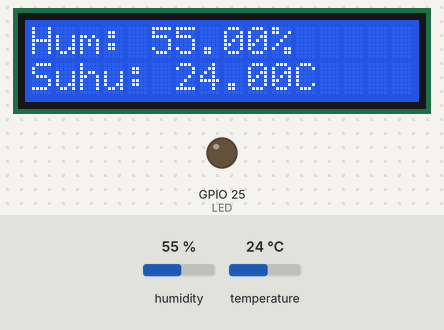
Simulated run of this sketch. Board: ESP32. Shown: 16×2 character LCD, output pins drawn as LEDs (lit = HIGH). The test bench sets the inputs (shaded band); at power-on: temperature 24 °C, humidity 55 %. What the sketch prints to the serial monitor is not drawn.

Above: at 1.2 s.
1.3 s: temperature set to 31.4 °C
At 3.0 s:
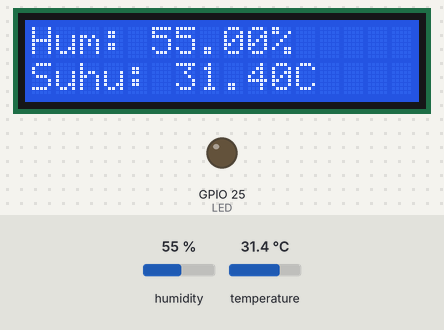
4.0 s: temperature set to 32.8 °C
At 4.8 s:
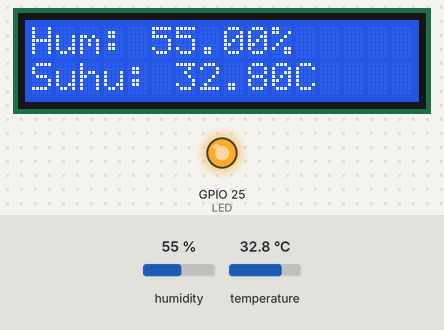
6.7 s: humidity set to 22 %
At 9.4 s:
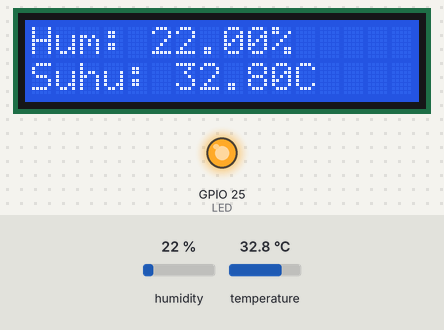
9.7 s: humidity set to 40 %
At 11.5 s:
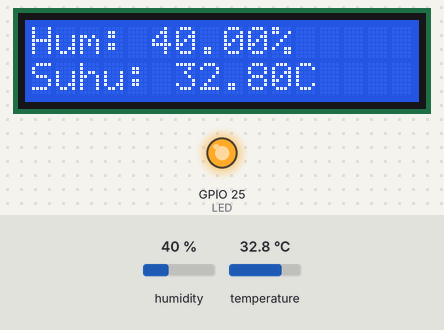
Timing chart, 0 to 13.0 s (numbered marks = the images above; inputs shaded):
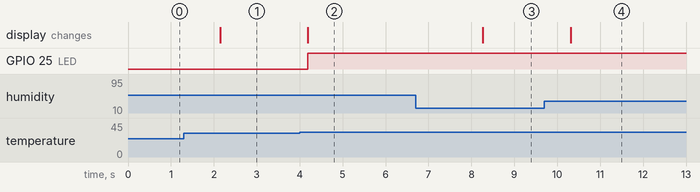

Measured:
- the behaviour switches between 31.9 and 32 °C on temperature (found by bisection; images 1 and 2)
- after the input at 1.3 s, the display: changes after 0.84 s (image 1)
- after the input at 4.0 s, GPIO 25 (LED): LOW → HIGH after 0.19 s; the display: changes after 0.19 s (image 2)
- after the input at 6.7 s, the display: changes after 1.6 s (image 3)
- after the input at 9.7 s, the display: changes after 0.61 s (image 4)

The sketch:

LatihanTambahanUTS1_LED_LCD_DHT_pakekorek.ino
```cpp
/*
Buatlah rangkaian DHT, LCD dan LED.
LCD dapat Menampilkan Kelembaban pada baris ke 1 yang nilai nya didapat dari sensor DHT,
dan pada baris kedua Menampilkan suhu DHT dalam format celcius,
dan pada saat suhu nya sangat tinggi maka LED akan menyala.
*/

#include <Wire.h>
#include <LiquidCrystal_I2C.h>
#include <DHT.h>

#define DHTPIN 14
#define LED 25
#define DHTTYPE DHT22
DHT dht(DHTPIN, DHTTYPE);
LiquidCrystal_I2C lcd(0x27, 16, 2);


void setup() {
  // put your setup code here, to run once:
  Serial.begin(9600);
  Serial.println(F("DHT22 test!"));
  dht.begin();
  lcd.init();
  lcd.setCursor(0, 0);
  lcd.backlight();
  pinMode(LED, OUTPUT);

  digitalWrite(LED, LOW);
}

void loop() {
  // put your main code here, to run repeatedly:
  float h = dht.readHumidity();
  float t = dht.readTemperature();

  if(isnan(h) || isnan(t)){
    Serial.println(F("Failed to read from DHT sensor!"));
  }
  // Menampilkan Nilai Kelembapan di baris 1
  lcd.setCursor(0, 0);
  lcd.print("Hum: ");
  lcd.print(h);
  lcd.print("%");
  // Menampilkan suhu DHT dalam Celcius di baris 2
  lcd.setCursor(0, 1);
  lcd.print("Suhu: ");
  lcd.print(t);
  lcd.print("C");

  Serial.print("Humidity: ");
  Serial.print(h);
  Serial.print("% Temperature: ");
  Serial.print(t);
  Serial.print("C ");

  if(t >= 32){
    digitalWrite(LED, HIGH);
  }else{
    digitalWrite(LED, LOW);
  }
}
```
